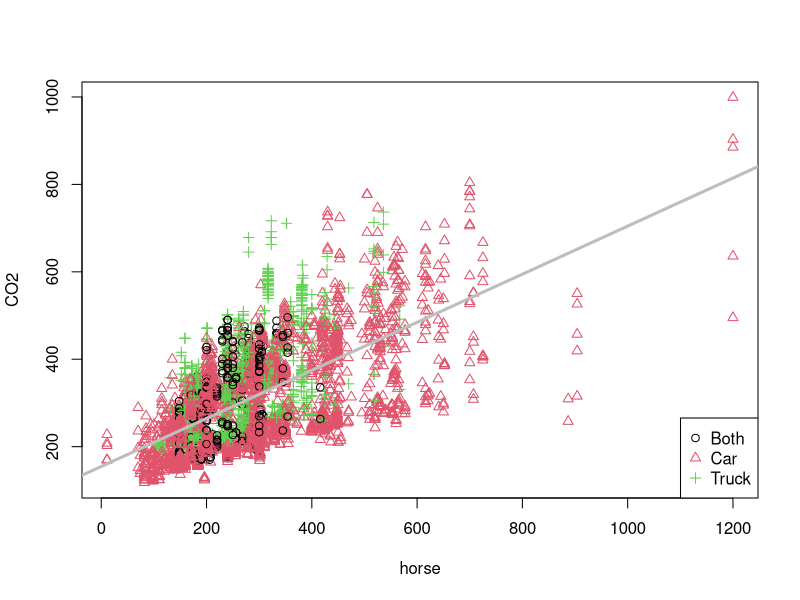

Here is the R script that generated this plot:
## ---- chunk 1
options(scipen = 1, digits = 4, width = 80)
## ---- chunk 2
library(readr)
epa2015_data = read_csv("epa2015.csv")
#str(epa2015_data)
is.factor(epa2015_data$type)
epa2015_data$type = as.factor(epa2015_data$type)
is.factor(epa2015_data$type)
## ---- chunk 3
plot(CO2 ~ horse, data = epa2015_data, col = as.numeric(type), pch = as.numeric(type))
legend("bottomright", levels(epa2015_data$type), col = c(1, 2, 3), pch = c(1, 2, 3))
epa2015_sim = lm(CO2 ~ horse, data = epa2015_data)
abline(epa2015_sim, lwd = 3, col = "grey")

value = predict(epa2015_sim, interval = c("prediction"), level = 0.99, newdata = data.frame(horse = 148))
## ---- chunk 4

## ---- chunk 5
n = 20

sim_data = data.frame(
  groups = c(rep("A", n / 2), rep("B", n / 2)),
  values = rep(0, n))
str(sim_data)
## ---- chunk 6
sim_data$values = rnorm(n, mean = 5, sd = 2.2) # simulate response data
summary(lm(values ~ groups, data = sim_data))
t.test(values ~ groups, data = sim_data, var.equal = TRUE)
## ---- chunk 7
num_sims = 200
lm_t = rep(0, num_sims)
lm_p = rep(0, num_sims)
tt_t = rep(0, num_sims)
tt_p = rep(0, num_sims)
